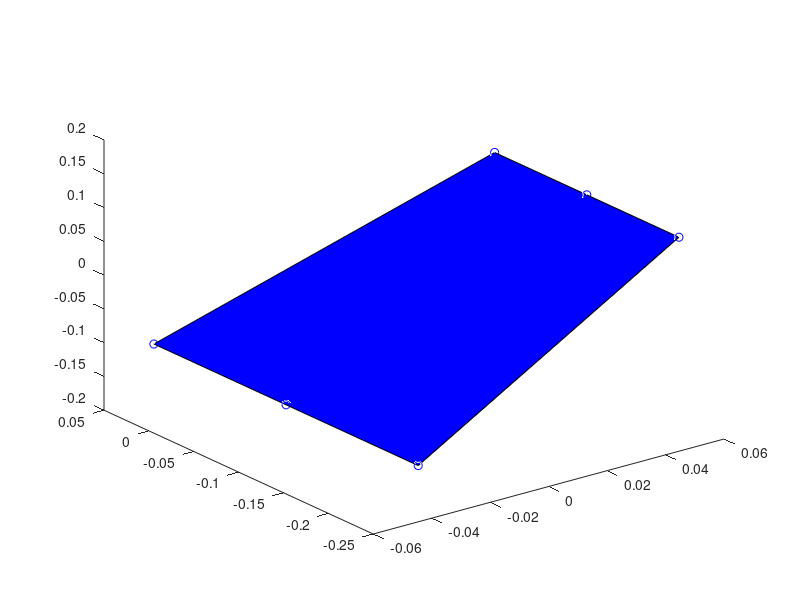

Write the MATLAB code that produced this figure. (Note: this script raises an error after producing the figure.)
function test_transform3()
    h = 1/2;
    h_T = 1/4;
    alpha = 20.9;
    alpha_rad = alpha / 360 * 2 * pi;
    wall_incline = tan(alpha_rad);
    %t11 = [wall_incline; -wall_incline; 1];
    t11 = [-tan(alpha_rad); tan(alpha_rad); 1];

    t11_v = rot_mat(atan(t11(2)),0,0) * t11;

    z1 = [h_T/2, -t11_v(1)/t11_v(3) * h_T/2];
    z4 = -z1;
    z3 = [h_T/2, h/2];
    z6 = [-h_T/2, h/2];
    z2 = 0.5 * (z3 + z1);
    z5 = 0.5 * (z4 + z6);

    z = [z1', z2', z3', z4', z5', z6'];

    x = zeros(3, 1);
    Q = eye(3);

    QdirN = [0, -1; 0, 0; 1, 0];
    QdirS = [0, 1; 0, 0; 1, 0];
    QdirW = [0, 0; 0, -1; -1, 0];
    QdirE = [0, 0; 0, 1; -1, 0];

    plateN = rot_mat(atan(t11(1)),0,0) * QdirN * z;
    
    plateS = rot_mat(atan(t11(2)),0,0) * QdirS * z;
    
    plateW = rot_mat(0,atan(t11(1)),0) * QdirW * z;
    
    plateE = rot_mat(0,atan(t11(2)),0) * QdirE * z;
    
    for i=1:6
        plot3(plateN(2,i), plateN(1,i), plateN(3,i), "bo"); hold on
    end
    fc =fill3(plateN(2,[1,2,3,6,5,4]), plateN(1,[1,2,3,6,5,4]), plateN(3,[1,2,3,6,5,4]), "b");
    fc(1).FaceAlpha = 0.25;

    for i=1:6
        plot3(plateS(2,i), plateS(1,i), plateS(3,i), "ro"); hold on
    end
    fc =fill3(plateS(2,[1,2,3,6,5,4]), plateS(1,[1,2,3,6,5,4]), plateS(3,[1,2,3,6,5,4]), "r");
    fc(1).FaceAlpha = 0.25;

    for i=1:6
        plot3(plateW(2,i), plateW(1,i), plateW(3,i), "go"); hold on
    end
    fc =fill3(plateW(2,[1,2,3,6,5,4]), plateW(1,[1,2,3,6,5,4]), plateW(3,[1,2,3,6,5,4]), "g");
    fc(1).FaceAlpha = 0.25;

    for i=1:6
        plot3(plateE(2,i), plateE(1,i), plateE(3,i), "mo"); hold on
    end
    fc =fill3(plateE(2,[1,2,3,6,5,4]), plateE(1,[1,2,3,6,5,4]), plateE(3,[1,2,3,6,5,4]), "m");
    fc(1).FaceAlpha = 0.25;

    draw_vector([0,0,0], 0.3 * t11);

    %draw_vector([0,0,0], 0.3 * rot_mat(-alpha_rad,0,0) * t11);
    %draw_vector([0,0,0], 0.3 * [0, t11(2), t11(3)]);
    %draw_vector([0,0,0], 0.3 * [t11(1), 0, t11(3)]);

    %[t11(1), 0, t11(3)];
    %rot_mat(0,alpha_rad,0) * [0, t11(2), t11(3)]';


    t22 = rot_mat(-atan(t11(1)/t11(3)),0,0) * t11;
    rot_mat(0, -atan(t22(1)/t22(3)),0) * t22;

    rot_mat(-atan(t11(1)/t11(3)),0,0) * rot_mat(0, -atan(t22(1)/t22(3)),0);
    rot_mat(0, -atan(t22(1)/t22(3)),0) * rot_mat(-atan(t11(1)/t11(3)),0,0);

    xlabel('x-axis');
    ylabel('y-axis');
    zlabel('z-axis');
end

function Q = rot_mat(a,b,c)
    Q = [1, 0, 0; 0, cos(a), -sin(a); 0, sin(a), cos(a)];
    Q = Q * [cos(b), 0, sin(b); 0, 1, 0; -sin(b), 0, cos(b)];
    Q = Q * [cos(c), -sin(c), 0; sin(c), cos(c), 0; 0,0,1];
end

function draw_vector(start, direction)
    line([start(2), start(2) + direction(2)], [start(1), start(1) + direction(1)], ...
        [start(3), start(3) + direction(3)], "color", "green");
end